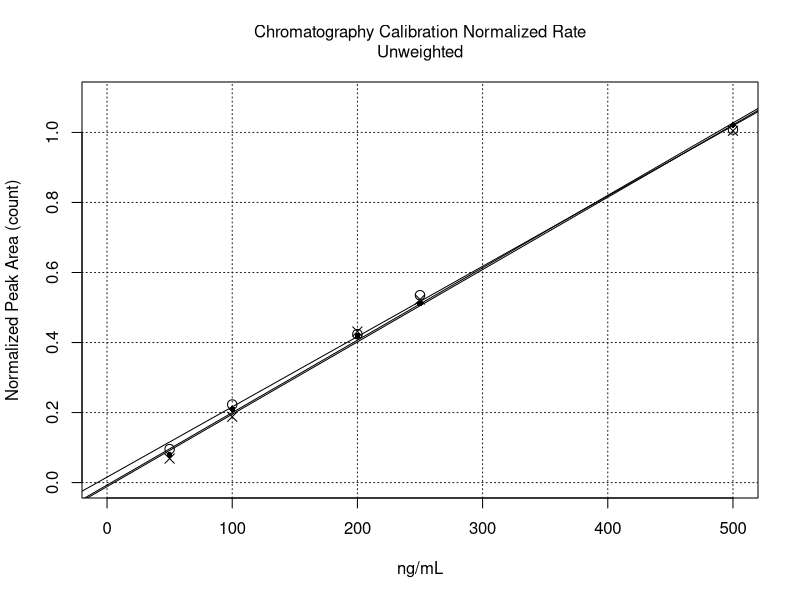

This chart was generated by the following R code:
# Chromatogram Calibration Peak Rates Normalized.R
#   User functions called: none
# Author: Fred Lytle
# Last edit: 10/05/2022
rm(list=ls())

# user supplied input
# the choice 'var' was not provided due to the complex propagation of variance
weighted <- 'none' # choice: 'none','1/x^2'

# data from chromatogram_peak_rates.R (analyte and d5 transitions)
# Note: the avg-values are the average of four replicate normalized areas
conc <- c(50,100,200,250,500)
rt96 <- array(0,dim=c(5,4))
rt96[1,] <- c(8355.273,9169.481,8407.73,8977.846)
rt96[2,] <- c(21454.14,18679.04,20152.7,20625.71)
rt96[3,] <- c(38602.73,36674.27,39840.1,42479.37)
rt96[4,] <- c(43676.66,46874.77,47864.88,49746.92)
rt96[5,] <- c(92393.42,88087.61,91157.42,94763.41)
rt21 <- array(0,dim=c(5,4))
rt21[1,] <- c(7531.032,6230.405,6907.982,7951.981)
rt21[2,] <- c(19627.87,16659.93,18726.65,18774.93)
rt21[3,] <- c(35471.93,39182.34,38563.4,39976.3)
rt21[4,] <- c(44674.63,41978.58,43435.12,43242.93)
rt21[5,] <- c(91689.77,91968.16,90067.12,92077.86)
rt06 <- array(0,dim=c(5,4))
rt06[1,] <- c(5400.47,5865.36,5780.342,5533.517)
rt06[2,] <- c(16518.69,13619.18,16459.95,15380.95)
rt06[3,] <- c(34573.27,34487.68,34210.47,39023.74)
rt06[4,] <- c(41447.54,41758.53,39920.78,39742.96)
rt06[5,] <- c(86573.97,81025.41,81659.93,79084.91)
d5rt96 <- array(0,dim=c(5,4))
d5rt96[1,] <- c(87631.71,89990.39,88856.1,99384.03)
d5rt96[2,] <- c(97155.76,88638.97,84234.05,93212.8)
d5rt96[3,] <- c(89863.05,85058.3,90519.37,107529.7)
d5rt96[4,] <- c(85919.64,86161.59,87753.2,91678.37)
d5rt96[5,] <- c(93273.66,92104.23,86211.57,92154.88)
d5rt21 <- array(0,dim=c(5,4))
d5rt21[1,] <- c(88809.52,89640.09,91787.09,93846.48)
d5rt21[2,] <- c(92775.95,83910.93,82145.75,92800.53)
d5rt21[3,] <- c(86196.56,91527.69,87698.15,100829.5)
d5rt21[4,] <- c(82064.27,85379.64,84840.64,87241.02)
d5rt21[5,] <- c(91602.84,93933.39,84529.79,88520.79)
d5rt06 <- array(0,dim=c(5,4))
d5rt06[1,] <- c(77486.76,81300.86,83654.98,87347.94)
d5rt06[2,] <- c(82754.96,84107.72,77999.09,85704.37)
d5rt06[3,] <- c(78277.48,82358.7,84088.82,85107.73)
d5rt06[4,] <- c(77857.17,78437.02,77815.34,77340.78)
d5rt06[5,] <- c(82295.69,82932.47,77685.42,84291.87)
norm96 <- rt96/d5rt96
norm21 <- rt21/d5rt21
norm06 <- rt06/d5rt06
avg96 <- rowMeans(norm96)
avg21 <- rowMeans(norm21)
avg06 <- rowMeans(norm06)

# calculate the least-squares weights
if(weighted == 'none'){
  weights96 <- weights21 <- weights06 <- rep(1,length(conc))
}else{
  weights96 <- weights21 <- weights06 <- 1/conc^2
}

# generate the main graph
title <- 'Chromatography Calibration Normalized Rate'
if(weighted=='1/x^2'){title <- paste0(title,'\nWeighted (1/x)^2')
}else{
  title <- paste0(title,'\nUnweighted')
}
plot(conc,avg96,xlim=c(0,500),ylim=c(0,1.1),
     main=title,font.main=1,cex.main=1,
     xlab='ng/mL',ylab='Normalized Peak Area (count)',cex=1.25)
grid(col='gray10')
points(conc,avg21,pch=16,cex=0.75)
points(conc,avg06,pch=4,cex=1.25)

# perform the least-squares fits and obtain errors and covariance
fit96 <- lm(avg96 ~ conc,weights=weights96)
coef96 <- summary(fit96)$coef[,1]
error96 <- summary(fit96)$coef[,2]
cov96 <- summary(fit96)$cov[1,2]*summary(fit96)$sigma^2
fit21 <- lm(avg21 ~ conc,weights=weights21)
coef21 <- summary(fit21)$coef[,1]
error21 <- summary(fit21)$coef[,2]
cov21 <- summary(fit21)$cov[1,2]*summary(fit21)$sigma^2
fit06 <- lm(avg06 ~ conc,weights=weights06)
coef06 <- summary(fit06)$coef[,1]
error06 <- summary(fit06)$coef[,2]
cov06 <- summary(fit06)$cov[1,2]*summary(fit06)$sigma^2

# add regression lines to the main graph
abline(fit96)
abline(fit21)
abline(fit06)

# print the results
{
  cat(title,
      '\nDwell Time:\t\t  Value       Error        Covar',
      '\n\t96 Intercept:\t',coef96[1],'; ',error96[1],'; ',cov96,
      '\n\t96 Slope:\t',coef96[2],'; ',error96[2],
      '\n\t21 Intercept:\t',coef21[1],'; ',error21[1],'; ',cov21,
      '\n\t21 Slope:\t',coef21[2],'; ',error21[2],
      '\n\t06 Intercept:\t',coef06[1],'; ',error06[1],'; ',cov06,
      '\n\t06 Slope:\t',coef06[2],';  ',error06[2],'\n',sep='')
  
  cat('\nCount Slope Ratios:\t',
      c(coef96[2],coef21[2],coef06[2])/coef96[2])
}
